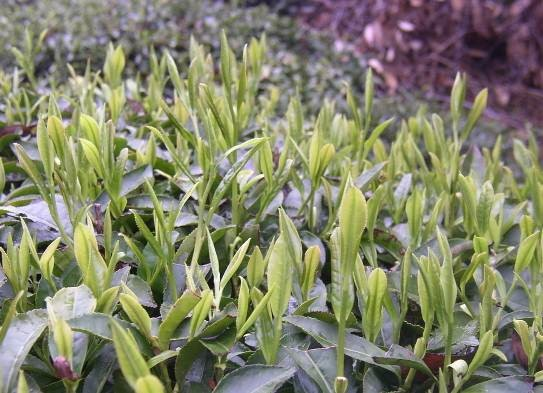
//> input picture test4/tea/tea.jpg, 543 x 393 px
$ ./test4_Ostu_moveAve   (built with g++ and OpenCV 4)
//> lines starting //> are read from the running program, lines starting //| are printed output that depends on the picture; after the words box and inside, x2 and y2 are one past the last pixel; in counts of white or black regions, pixels touching at a corner belong together

#include <cv.h>
#include <highgui.h>
#include <opencv2/core/core.hpp>
#include <opencv2/highgui/highgui.hpp>
#include <opencv2/imgproc/imgproc.hpp>
#include <iostream>
using namespace cv;
/*
对输入图像作移动平均分割
src为单通道灰度图像
num表示计算平均的点数
*/
void averMovingSegmentation(Mat src, Mat dst, int num)
{
	assert(src.channels() == 1 && dst.channels() == 1);
	assert(src.rows == dst.rows && src.cols == dst.cols);

	uchar* dstdata = (uchar*)dst.data;
	uchar* data = (uchar*)src.data;
	int w = src.cols, h = src.rows;
	int step = src.step;
	float n = (float)num;
	float m_pre = data[0] / n, m_now;
	float b = 0.5;
	for (int i = 0; i < h; i++)
	{
		for (int j = 0; j < w; j++)
		{
			int index = i * step + j;
			float dif;
			if (index < num + 1)
				dif = data[index];
			else
				dif = data[index] - data[index - num - 1];

			dif *= 1 / n;
			m_now = m_pre + dif;
			m_pre = m_now;

			if (data[index] > cvRound(b*m_now))
				dstdata[index] = 255;
			else
				dstdata[index] = 0;
		}
	}

}
int main()
{

	Mat src_image = imread("test4\\tea\\tea.jpg"); //("test4\\Otsu\\2.tif");
//> src_image is the input picture: 393 rows x 543 cols, CV_8UC3; mean B, G, R 105.5, 131.2, 130.2
	cvtColor(src_image, src_image, CV_RGB2GRAY, 1);
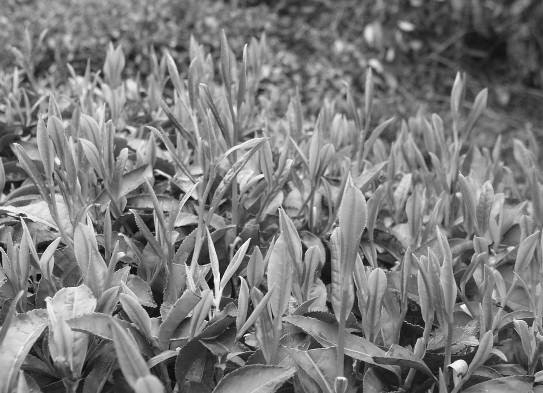
//> src_image: 393 rows x 543 cols, CV_8UC1; min 1, max 253, mean 123.4
	cvNamedWindow("src");
	imshow("src", src_image);
	Mat dst_image(src_image.size(), src_image.type());
	Mat OtsuImage;

	averMovingSegmentation(src_image, dst_image, 20);
//> in averMovingSegmentation, `float m_pre = data[0] / n, m_now;`: m_pre = 6.2
//> the loop in averMovingSegmentation, `for (int i = 0; i < h; i++)` made 393 passes
//> (m_now, m_pre) on passes 1 to 3: (93.35, 93.35), (93.6, 93.6), (92.55, 92.55)
//> after the loop in averMovingSegmentation, `for (int i = 0; i < h; i++)`:
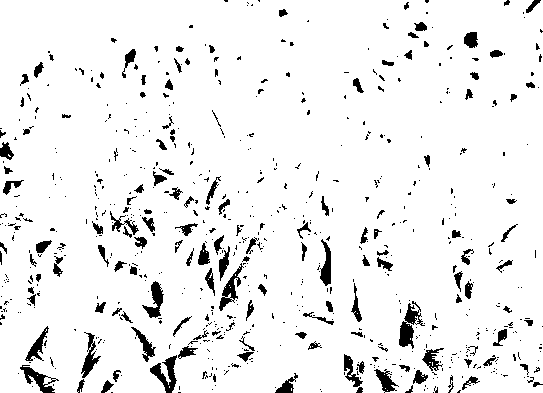
//> dst: 393 rows x 543 cols, CV_8UC1; 93.3% white; 705 black regions (560 under 20 px), largest, box (x1, y1, x2, y2) and area: (399, 301, 425, 349) 514, (150, 355, 177, 393) 450, (20, 365, 59, 393) 372
//> after the loop in averMovingSegmentation, `for (int i = 0; i < h; i++)`: m_now = 146.2


	namedWindow("【移动平均】");
	imshow("【移动平均】", dst_image);

	int th = threshold(src_image, OtsuImage, 255, 255, THRESH_OTSU);
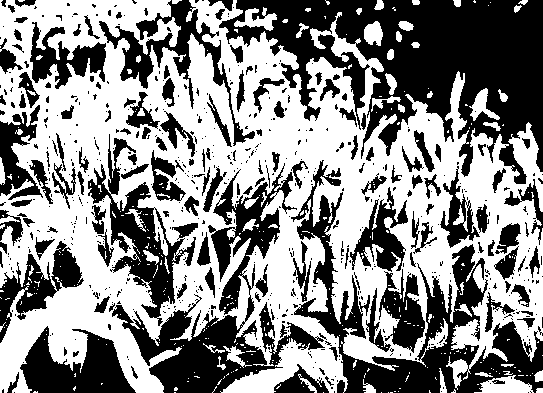
//> OtsuImage: 393 rows x 543 cols, CV_8UC1; 54.2% white; 612 black regions (468 under 20 px), largest, box (x1, y1, x2, y2) and area: (219, 0, 543, 184) 28319, (291, 160, 543, 393) 13417, (112, 163, 325, 393) 12132
//> th = 120
	namedWindow("【大津法】");
	imshow("【大津法】", OtsuImage);

	waitKey(0);
	cvDestroyAllWindows();

	return 0;
}
